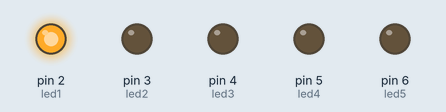
Bench run of a sketch on a simulated Arduino Uno, built with avr-gcc and run on an emulated ATmega328P. On the bench: output pins drawn as LEDs (lit = HIGH).

Above: at 0.05 s.
At 0.15 s:
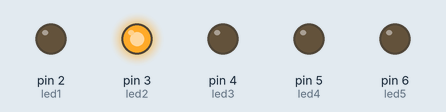
At 0.75 s:
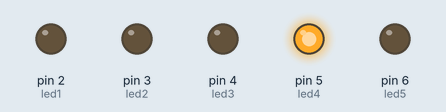
At 1.45 s:
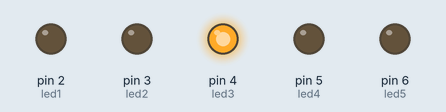
At 2.15 s:
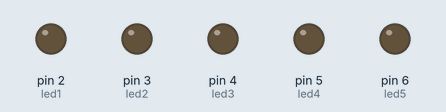
At 2.85 s:
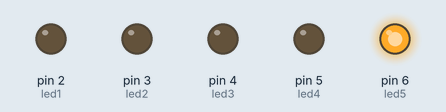
Timing chart, 0 to 3.1 s (numbered marks = the images above):
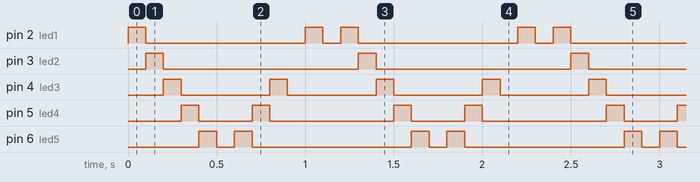

The sketch:

secuencia.ino
```cpp
/* Programa de arduino que emula el led que tiene el coche fantastico mediante el uso de funciones definidas por el usuario*/


// Zona de definicion de las variables, una por cada led que se va a utilizar referenciando al pin que van a estar conectados
int led1 = 2, led2= 3, led3=4, led4=5, led5=6;

void setup() {
  pinMode(led1, OUTPUT); // Se pone cada uno de esos pines digitales como pines de salida
  pinMode(led2, OUTPUT);
  pinMode(led3, OUTPUT);
  pinMode(led4, OUTPUT);
  pinMode(led5, OUTPUT);
}

void loop() {
  goRight(); // Llamada a la funcion primera
  delay(100); // tiempo de espera
  goLeft(); // Llamada a la funcion segunda
  delay(100);
}


void goRight(){
  digitalWrite(led1, HIGH); // Funcionamiento sencillo, se enciende un led, se espera y despues se apaga mientras se enciende el siguiente de izquierda a derecha
  delay(100);
  digitalWrite(led2, HIGH);
  digitalWrite(led1, LOW);
  delay(100);
  digitalWrite(led3, HIGH);
  digitalWrite(led2, LOW);
  delay(100);
  digitalWrite(led4, HIGH);
  digitalWrite(led3, LOW);
  delay(100);
  digitalWrite(led5, HIGH);
  digitalWrite(led4, LOW);
  delay(100);
  digitalWrite(led5, LOW);

}

void goLeft(){
  digitalWrite(led5, HIGH); // Funcionamiento sencillo, se enciende un led, se espera y despues se apaga mientras se enciende el siguiente de derecha a izquierda
  delay(100);
  digitalWrite(led4, HIGH);
  digitalWrite(led5, LOW);
  delay(100);
  digitalWrite(led3, HIGH);
  digitalWrite(led4, LOW);
  delay(100);
  digitalWrite(led3, HIGH);
  digitalWrite(led3, LOW);
  delay(100);
  digitalWrite(led1, HIGH);
  digitalWrite(led2, LOW);
  delay(100);
  digitalWrite(led1, LOW);
}
```

Measured:
- by itself, pin 2 (led1): repeats every 1.2 s: LOW 0.90 s, HIGH 0.10 s, LOW 0.10 s, HIGH 0.10 s
- by itself, pin 3 (led2): alternates HIGH for 0.10 s and LOW for 1.1 s
- by itself, pin 4 (led3): alternates HIGH for 0.10 s and LOW for 0.50 s
- by itself, pin 5 (led4): repeats every 1.2 s: LOW 0.30 s, HIGH 0.10 s, LOW 0.70 s, HIGH 0.10 s
- by itself, pin 6 (led5): repeats every 1.2 s: LOW 0.10 s, HIGH 0.10 s, LOW 0.90 s, HIGH 0.10 s
